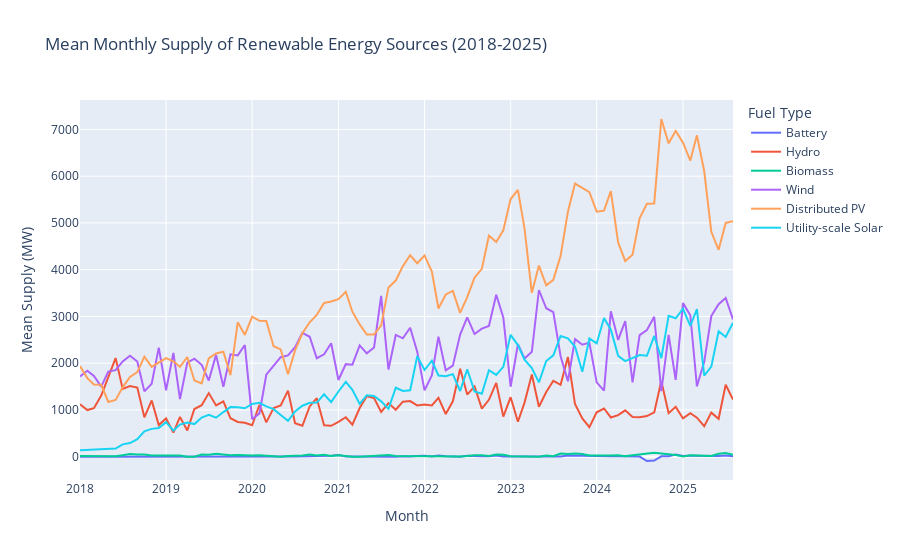

This figure's notebook cell:
### Markdown cell above
### Generating the Plot for Renewables

### Code cell
px.line(renewables_df, x = 'Month', y = 'Mean Supply (MW)', color = 'Fuel Type', title = 'Mean Monthly Supply of Renewable Energy Sources (2018-2025)')
